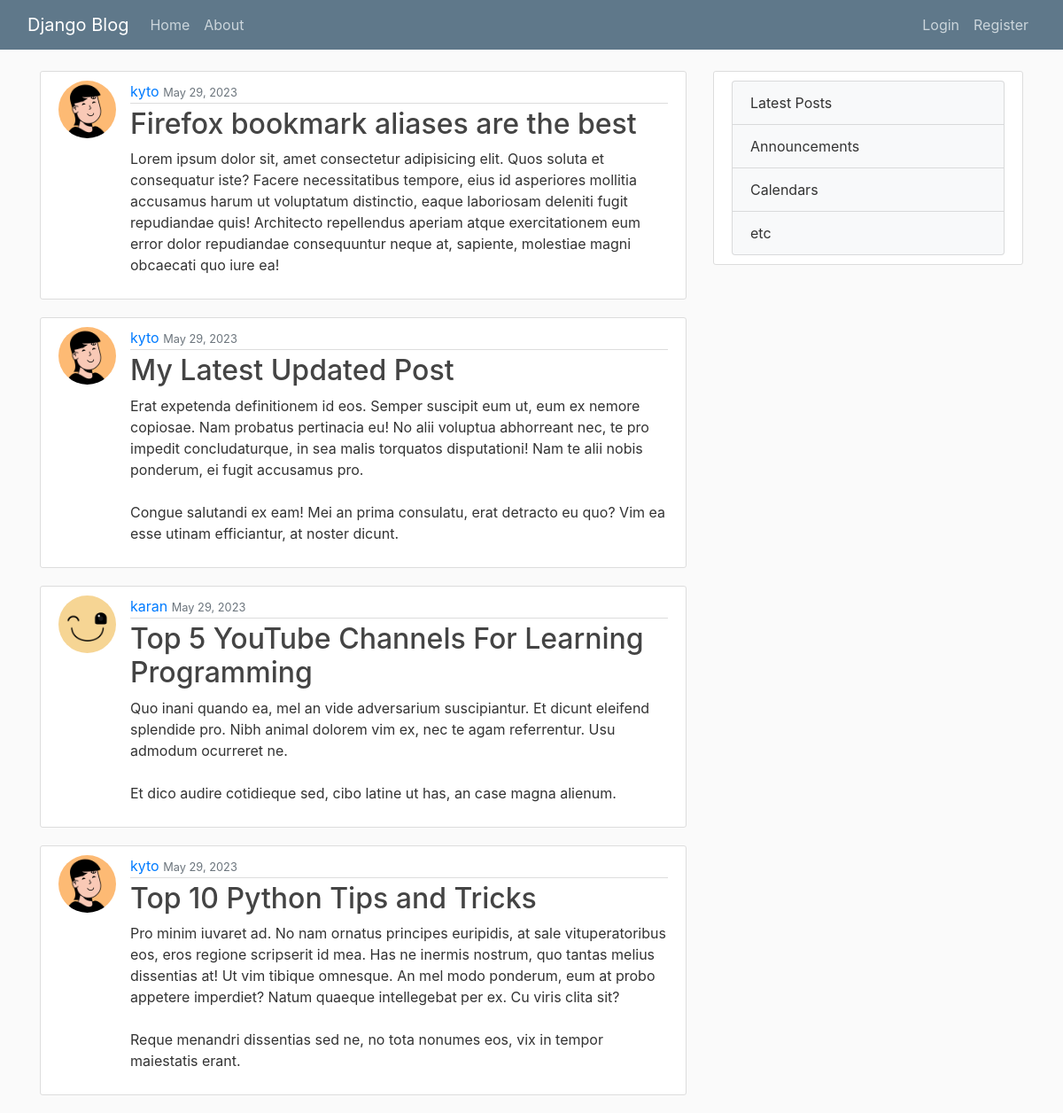
Before: / with the older database file.
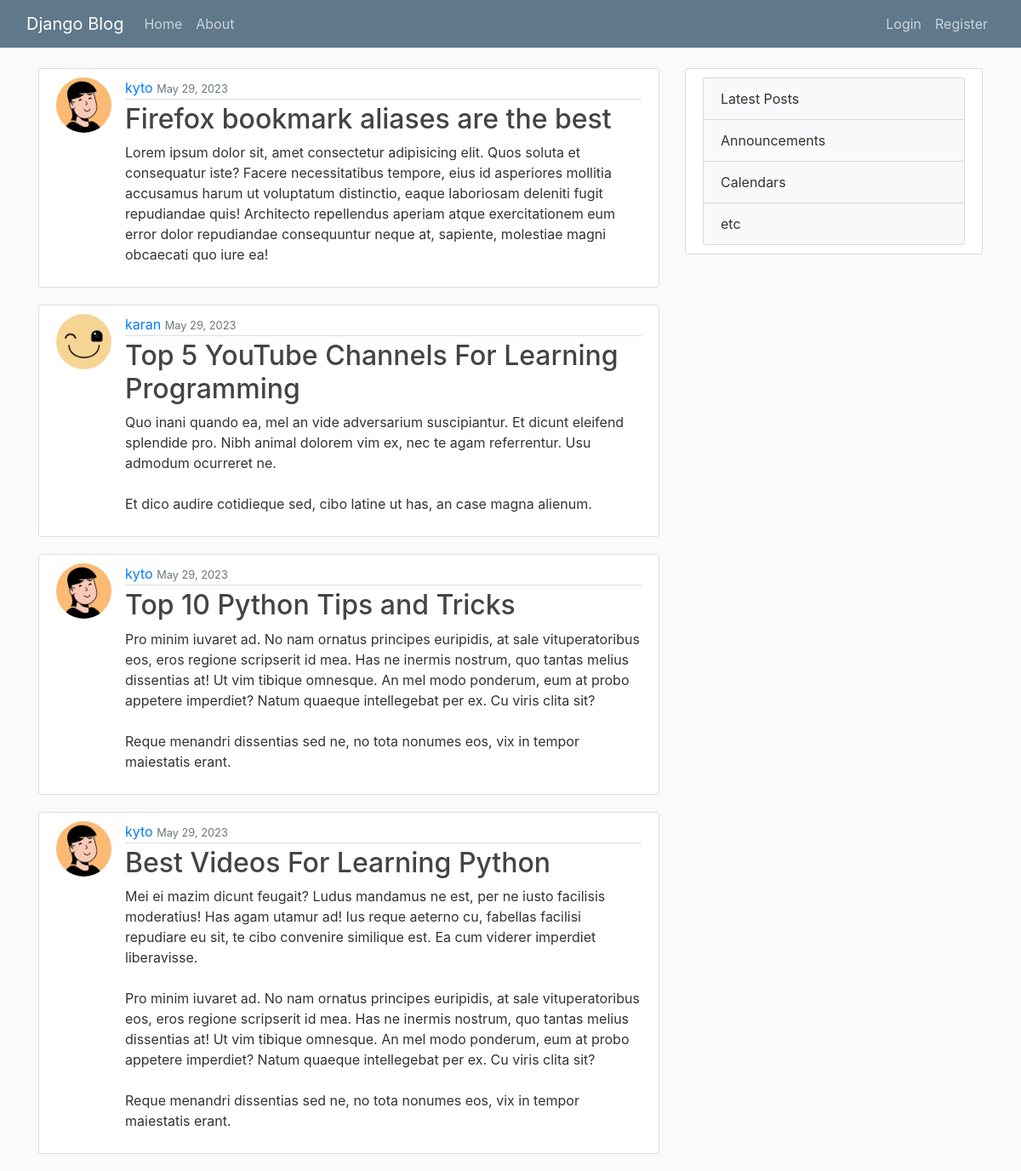
After: the same page with the newer database file.
### blog_app/models.py (models this page shows, shortened)
class Post(models.Model):
    title = models.CharField(max_length=100)
    content = models.TextField()
    date_posted = models.DateTimeField(default=timezone.now)
    author = models.ForeignKey(User, on_delete=models.CASCADE)

### users_app/models.py (models this page shows, shortened)
class Profile(models.Model):
    user = models.OneToOneField(User, on_delete=models.CASCADE)
    image = models.ImageField(default='default.png', upload_to='profile_pics')

### blog_app/views.py (the view)
# urls.py: path('', PostListView.as_view(), name='blog-home'),
class PostListView(ListView):
  model = Post
  template_name = 'blog_app/home.html' # <app>/<model>_<viewwtype>.html
  context_object_name = 'posts'
  ordering = ['-date_posted']
  paginate_by = 4

### blog_app/templates/blog_app/home.html
{% extends 'blog_app/base.html' %}
{% block content %}
  {% for post in posts %}
    <article class="media content-section">
      <img class="rounded-circle article-img" src="{{ post.author.profile.image.url }}">
      <div class="media-body">
        <div class="article-metadata">
          <a class="me-2" href="#">{{ post.author }}</a>
          <small class="text-muted">{{ post.date_posted|date:'F d, Y' }}</small>
        </div>
        <h2><a class="article-title" href="#">{{ post.title }}</a></h2>
        <p class="article-content">{{ post.content }}</p>
      </div>
    </article>
  {% endfor %}
{% endblock content %}

### blog_app/templates/blog_app/base.html (shortened to what this page needs)
{% load static %}
<!DOCTYPE html>
<html lang="en">
<head>
  <link rel="stylesheet" href="https://cdn.jsdelivr.net/npm/bootstrap@4.3.1/dist/css/bootstrap.min.css"
>
  <link rel="stylesheet" href="{% static 'blog_app/main.css' %}">
</head>
<body>
  <header class="site-header">
    <nav class="navbar navbar-expand-lg navbar-dark bg-steel fixed-top">
      <div class="container-fluid">
        <a class="navbar-brand me-4" href="{% url 'blog-home' %}">Django Blog</a>
        <div class="collapse navbar-collapse" id="navbarToggle">
          <div class="navbar-nav me-auto mb-2 mb-lg-0">
            <a class="nav-link" href="{% url 'blog-home' %}">Home</a>
            <a class="nav-link" href="{% url 'blog-about' %}">About</a>
          </div>
          <div class="navbar-nav ml-auto">
            {% if user.is_authenticated %}
            <a class="nav-link" href="{% url 'post-create' %}">+ New Post</a>
            <a class="nav-link" href="{% url 'profile' %}">Profile</a>
            <a class="nav-link" href="{% url 'logout' %}">Logout</a>
            {% else %}
              <a class="nav-link" href="{% url 'login' %}">Login</a>
              <a class="nav-link" href="{% url 'register' %}">Register</a>
            {% endif %}
          </div>
        </div>
      </div>
    </nav>
  </header>
  <main role="main" class="container">
    <div class="row">
      <div class="col-md-8">
        {% block content %}{% endblock %}
      </div>
      <div class="col-md-4">
        <div class="content-section">
          <ul class="list-group">
            <li class="list-group-item bg-light">Latest Posts</li>
            <li class="list-group-item bg-light">Announcements</li>
            <li class="list-group-item bg-light">Calendars</li>
            <li class="list-group-item bg-light">etc</li>
          </ul>
        </div>
      </div>
    </div>
  </main>
</body>
</html>

### blog_app/static/blog_app/main.css (style rules this page uses)
:root { --steel-color: #5f788a; --light-color: #cbd5db; --dark-color: #333333; --gray-color: #444444; --white-color: #ffffff; --bg-color: #fafafa; --border-color: #dddddd; --link-color: #428bca; }
body { background: var(--bg-color); color: var(--dark-color); margin-top: 5rem; }
h1, h2, h3, h4, h5, h6 { color: var(--gray-color); }
ul { margin: 0; }
.bg-steel { background-color: var(--steel-color); }
.site-header .navbar-nav .nav-link { color: var(--light-color); }
.content-section { background: var(--white-color); padding: 10px 20px; border: 1px solid var(--border-color); border-radius: 3px; margin-bottom: 20px; }
.article-title { color: var(--gray-color); }
.article-content { white-space: pre-line; }
.article-img { height: 65px; width: 65px; margin-right: 16px; }
.article-metadata { padding-bottom: 1px; margin-bottom: 4px; border-bottom: 1px solid var(--border-color); }

Changed rows visible on the page:
removed Post: author.profile.image (picture), author "kyto", date_posted "May 29, 2023", title "My Latest Updated Post", content "Erat expetenda definitionem id eos. Semper suscipit eum ut, eum ex nemore copiosae. Nam probatus pertinacia eu! No alii voluptua abhorreant nec, te pro impedit concludaturque, in sea malis torquatos disputationi! Nam te alii nobis ponderum, ei fugit accusamus pro. Congue salutandi ex eam! Mei an prima consulatu, erat detracto eu quo? Vim ea esse utinam efficiantur, at noster dicunt."
now on this page (row unchanged): Post: author.profile.image (picture), author "kyto", date_posted "May 29, 2023", title "Best Videos For Learning Python", content "Mei ei mazim dicunt feugait? Ludus mandamus ne est, per ne iusto facilisis moderatius! Has agam utamur ad! Ius reque aeterno cu, fabellas facilisi repudiare eu sit, te cibo convenire similique est. Ea cum viderer imperdiet liberavisse. Pro minim iuvaret ad. No nam ornatus principes euripidis, at sale vituperatoribus eos, eros regione scripserit id mea. Has ne inermis nostrum, quo tantas melius dissentias at! Ut vim tibique omnesque. An mel modo ponderum, eum at probo appetere imperdiet? Natum quaeque intellegebat per ex. Cu viris clita sit? Reque menandri dissentias sed ne, no tota nonumes eos, vix in tempor maiestatis erant."
